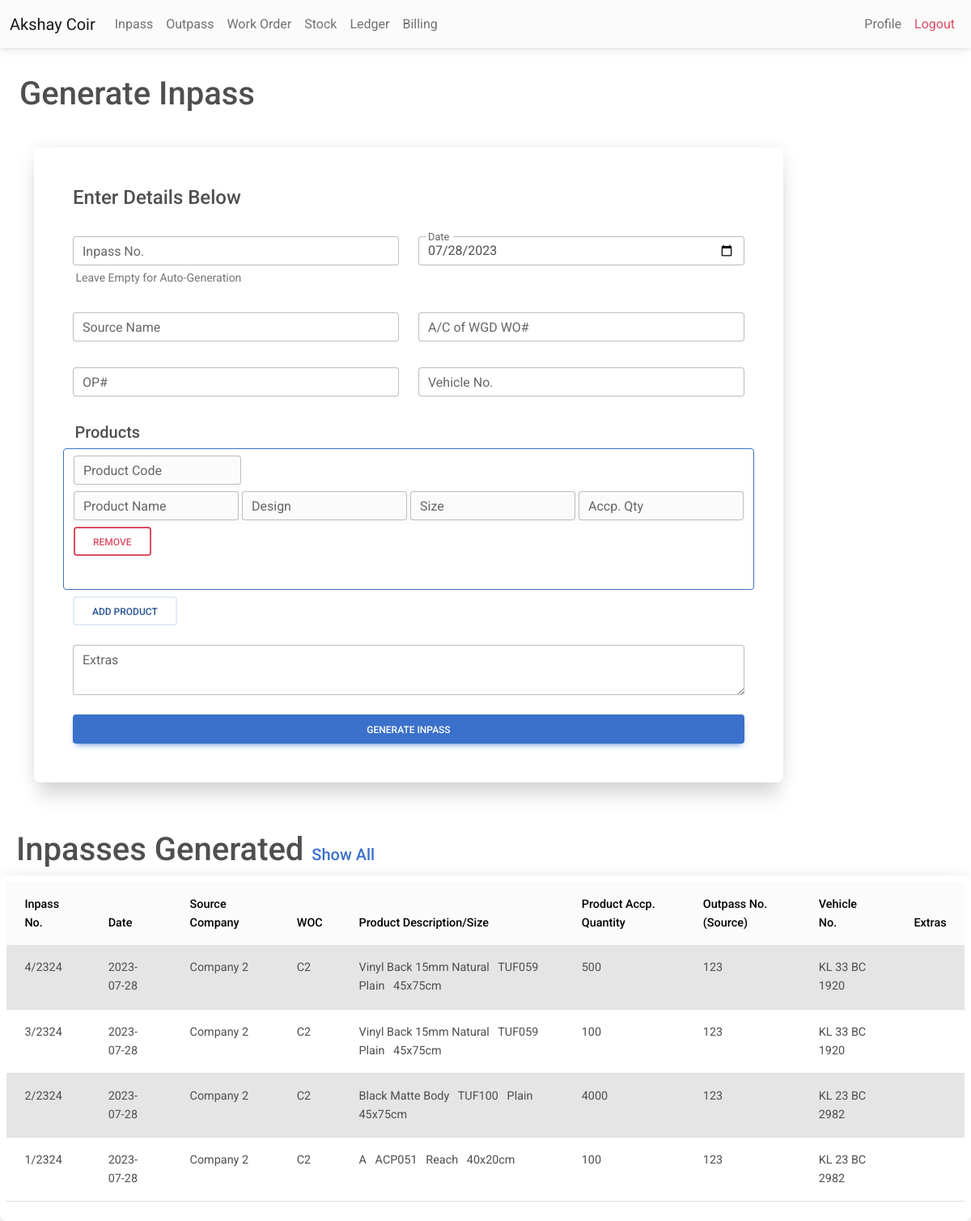
Page /inpass.php (signed in) on the committed database.
### tables this page shows
CREATE TABLE IF NOT EXISTS `profile` (
  `name` varchar(50) NOT NULL,
  `wo` varchar(25) NOT NULL,
  `gstin` varchar(50) NOT NULL,
  `phoneno` varchar(15) NOT NULL,
  `inpass_count` int NOT NULL DEFAULT '1',
  `outpass_count` int NOT NULL DEFAULT '1',
  `user_id` varchar(50) NOT NULL,
  `password` varchar(255) NOT NULL,
  PRIMARY KEY (`user_id`)
);

CREATE TABLE IF NOT EXISTS `inpass` (
  `no` int NOT NULL,
  `no_year` varchar(15) NOT NULL,
  `date` date NOT NULL,
  `source` varchar(125) NOT NULL,
  `woc` varchar(125) NOT NULL,
  `op` varchar(25) NOT NULL,
  `vehicleno` varchar(50) NOT NULL,
  `extras` varchar(125) NOT NULL,
  `type` varchar(10) NOT NULL DEFAULT 'inpass',
  `timestamp` timestamp NOT NULL DEFAULT CURRENT_TIMESTAMP,
  `user_id` varchar(50) NOT NULL
);

CREATE TABLE IF NOT EXISTS `inpass_products` (
  `inpass_no` int NOT NULL,
  `no_year` varchar(15) NOT NULL,
  `date_of_entry` date NOT NULL,
  `product_name` varchar(50) NOT NULL,
  `product_code` varchar(25) NOT NULL,
  `product_design` varchar(50) NOT NULL,
  `product_size` varchar(25) NOT NULL,
  `product_qty` int NOT NULL,
  `user_id` varchar(50) NOT NULL
);

### checkuserlogin.php (called while the page is built, shortened)
<?php
include 'conn.php';
$user_check = $_SESSION['username'];
$ses_sql = mysqli_query($conn, "select user_id from profile where user_id='$user_check'");
$row = mysqli_fetch_array($ses_sql, MYSQLI_ASSOC);
$loggedin_session = $row['user_id'];
?>

### inpass.php (the view, shortened to what this page needs)
<?php
include 'conn.php';
include 'nav.php';
?>
<?php
$sql4 = "select * from inpass,inpass_products where inpass.no = inpass_products.inpass_no AND inpass.user_id = '" . (string) $loggedin_session . "' AND inpass_products.user_id='" . (string) $loggedin_session . "' order by timestamp DESC LIMIT 5";
$retval3 = mysqli_query($conn, $sql4);
?>
<html>
<head>
    <link rel="stylesheet" href="https://cdnjs.cloudflare.com/ajax/libs/font-awesome/6.0.0/css/all.min.css" />
    <link rel="stylesheet" href="css/mdb.min.css" />
</head>
<body>
    <main>
        <br>
        <h1 class='mt-2 ms-4'>Generate Inpass</h1>
        <div class="container">
            <div class='row justify-content'>
                <div class="col-xl-10">
                    <br>
                    <form name="ip" class="bg-white rounded-5 shadow-5-strong p-5" method="post" action="">
                        <h4>Enter Details Below</h4> <br>
                        <div class="row mb-2">
                            <div class="col">
                                <div class="form-outline mb-0">
                                    <input type="text" id='ipno' class="form-control" name="ipno">
                                    <label for="ipno" class="form-label">Inpass No.</label>
                                </div>
                                <div id="textExample1" class="form-text">
                                    &nbsp;Leave Empty for Auto-Generation
                                </div>
                            </div>
                            <div class="col">
                                <div class="form-outline datepicker">
                                    <input type="date" class="form-control" required name="date" id="today_date">
                                    <label for="roday_date" class="form-label">Date</label>
                                </div>
                            </div>
                        </div>
                        <div class="row mb-2">
                            <div class="col">
                                <div class="form-outline mb-4">
                                    <input list="companylist" class="form-control" required name="source"
                                        id="source_name">
                                    <label class="form-label">Source Name</label>
                                </div>
                            </div>
                            <div class="col">
                                <div class="form-outline mb-4">
                                    <input type="text" class="form-control" required name="woc" id="company_code">
                                    <label for="woc" class="form-label">A/C of WGD WO#</label>
                                </div>
                            </div>
                        </div>
                        <div class="row mb-2">
                            <div class="col">
                                <div class="form-outline mb-4 ">
                                    <input type="text" class="form-control" required name="opno">
                                    <label for="opno" class="form-label">OP#</label>
                                </div>
                            </div>
                            <div class="col">
                                <div class="form-outline mb-4">
                                    <input type="text" class="form-control" required name="vehicle">
                                    <label for="vehicle" class="form-label">Vehicle No.</label>
                                </div>
                            </div>
                        </div>
                        <label class="form-check-label">
                            <h5>Products</h5>
                        </label> <br>
                        <div id="product_fields" class="row border border-1 border-primary rounded pt-2 mb-2">
                        </div>
                        <button type="button" id="add_product_field" class="btn btn-outline-secondary"
                            data-mdb-ripple-color="dark">Add Product</button>
                        <br>
                        <div class="form-outline mb-4 mt-4">
                            <textarea id="extras" class="form-control" name="extras"></textarea>
                            <label for="extras" class="form-label">Extras</label>
                        </div>
                        <button type="submit" class="btn btn-primary btn-block" name="ip">Generate InPass</button>
                    </form>
                </div>
                <br><br>
            </div>
        </div>
        <br> <br>
        <div class="container mt-2 ms-2">
            <div class="col">
                <h1>Inpasses Generated <a href="inpassshowall.php?f=0" class="fs-5" target="_blank">Show All</a></h1>
            </div>
        </div>
        <div class="container-fluid mt-2 p-2 bg-white rounded-5 shadow-5-strong">
            <table class='table'>
                <thead class="table-light">
                    <th>
                        Inpass No.
                    </th>
                    <th>
                        Date
                    </th>
                    <th>
                        Source Company
                    </th>
                    <th>
                        WOC
                    </th>
                    <th>
                        Product Description/Size
                    </th>
                    <th>
                        Product Accp. Quantity
                    </th>
                    <th>
                        Outpass No.(Source)
                    </th>
                    <th>
                        Vehicle No.
                    </th>
                    <th>
                        Extras
                    </th>
                </thead>
                <tbody>
                    <tr>
                        <?php
                        $cur_no = -1;
                        $table_active = '';
                        while ($row = $retval3->fetch_assoc()) {
                            if ($cur_no == $row['no']) {
                            } else {
                                if ($table_active == 'table-active') {
                                    $table_active = '';
                                } else {
                                    $table_active = 'table-active';
                                }
                            }
                            $time = strtotime($row['date']);
                            $inpass_short_date = '';
                            if (date('n', $time) > 4) {
                                $temp_date = date('y', $time);
                                $inpass_short_date = $temp_date . ($temp_date + 1);
                            } else {
                                $temp_date = date('y', $time);
                                $inpass_short_date = ($temp_date - 1) . $temp_date;
                            }
                            if (!empty($row)) {
                                echo "
                    <tr class='$table_active'>
                    <td>
                    {$row['no']}/" . $inpass_short_date . "
                    </td>
                    <td>
                    {$row['date']}
                    </td>
                    <td>
                    {$row['source']}
                    </td>
                    <td>
                    {$row['woc']}
                    </td>
                    <td>
                    " . ucwords($row['product_name']) . "
                    &nbsp;
                    {$row['product_code']}
                    &nbsp;
                    " . ucwords($row['product_design']) . "
                    &nbsp;
                    {$row['product_size']}
                    </td>
                    <td>
                    {$row['product_qty']}
                    </td>
                    <td>
                    {$row['op']}
                    </td>
                    <td>
                    {$row['vehicleno']}
                    </td>
                    <td>
                    {$row['extras']}
                    </td>
                    </tr>
                    ";
                                $cur_no = $row['no'];
                            }
                        }
                        ?>
                    </tr>
                </tbody>
            </table>
        </div>
    </main>
</body>
</html>

### nav.php (shortened to what this page needs)
<?php
include 'checkuserlogin.php';
?>
<!DOCTYPE html>
<html>
<link rel="stylesheet" href="https://cdnjs.cloudflare.com/ajax/libs/font-awesome/6.0.0/css/all.min.css" />
<link rel="stylesheet" href="css/mdb.min.css" />
<?php
if(isset($loggedin_session)){
$userName = mysqli_fetch_assoc(mysqli_query($conn,"select name from profile where user_id = '".(string)$loggedin_session."'"))['name'];
}
?>
<body>
    <div id='dontprintnav'>
        <nav class="navbar navbar-expand-lg navbar-light bg-light">
            <div class="container-fluid">
                <a class="navbar-brand" href="profile.php"><?php echo $userName;?></a>
                <div class="collapse navbar-collapse" id="navbarNav">
                    <ul class="navbar-nav">
                        <li class="nav-item">
                            <a class="nav-link" href="inpass.php">Inpass</a>
                        </li>
                        <li class="nav-item">
                            <a class="nav-link" href="outpass.php">Outpass</a>
                        </li>
                        <li class="nav-item">
                            <a class="nav-link" href="workorder.php">Work Order</a>
                        </li>
                        <li class="nav-item">
                            <a class="nav-link" href="stock.php?f=0">Stock</a>
                        </li>
                        <li class="nav-item">
                            <a class="nav-link" href="ledger.php?f=0">Ledger</a>
                        </li>
                        <li class="nav-item">
                            <a class="nav-link" href="billing_workorder.php">Billing</a>
                        </li>
                    </ul>
                </div>
                <ul class="navbar-nav">
                    <div class="d-flex align-items-center">
                        <li class="nav-item">
                            <a class="nav-link" href="profile.php">Profile</a>
                        </li>
                        <li class="nav-item">
                            <a class="nav-link text-danger" href="logout.php">Logout</a>
                        </li>
                    </div>
                </ul>
            </div>
    </div>
</body>
</html>

### inpass.php (style rules this page uses)
body { background-color: white; }

### rows in the picture
profile: userName "Akshay Coir"
inpass: no "4", date "2324", date "2023-07-28", source "Company 2", woc "C2", inpass_products.product_name "Vinyl Back 15mm Natural", inpass_products.product_code "TUF059", inpass_products.product_design "Plain", inpass_products.product_size "45x75cm", inpass_products.product_qty "500", op "123", vehicleno "KL 33 BC 1920"
inpass: no "3", date "2324", date "2023-07-28", source "Company 2", woc "C2", inpass_products.product_name "Vinyl Back 15mm Natural", inpass_products.product_code "TUF059", inpass_products.product_design "Plain", inpass_products.product_size "45x75cm", inpass_products.product_qty "100", op "123", vehicleno "KL 33 BC 1920"
inpass: no "2", date "2324", date "2023-07-28", source "Company 2", woc "C2", inpass_products.product_name "Black Matte Body", inpass_products.product_code "TUF100", inpass_products.product_design "Plain", inpass_products.product_size "45x75cm", inpass_products.product_qty "4000", op "123", vehicleno "KL 23 BC 2982"
inpass: no "1", date "2324", date "2023-07-28", source "Company 2", woc "C2", inpass_products.product_name "A", inpass_products.product_code "ACP051", inpass_products.product_design "Reach", inpass_products.product_size "40x20cm", inpass_products.product_qty "100", op "123", vehicleno "KL 23 BC 2982"
